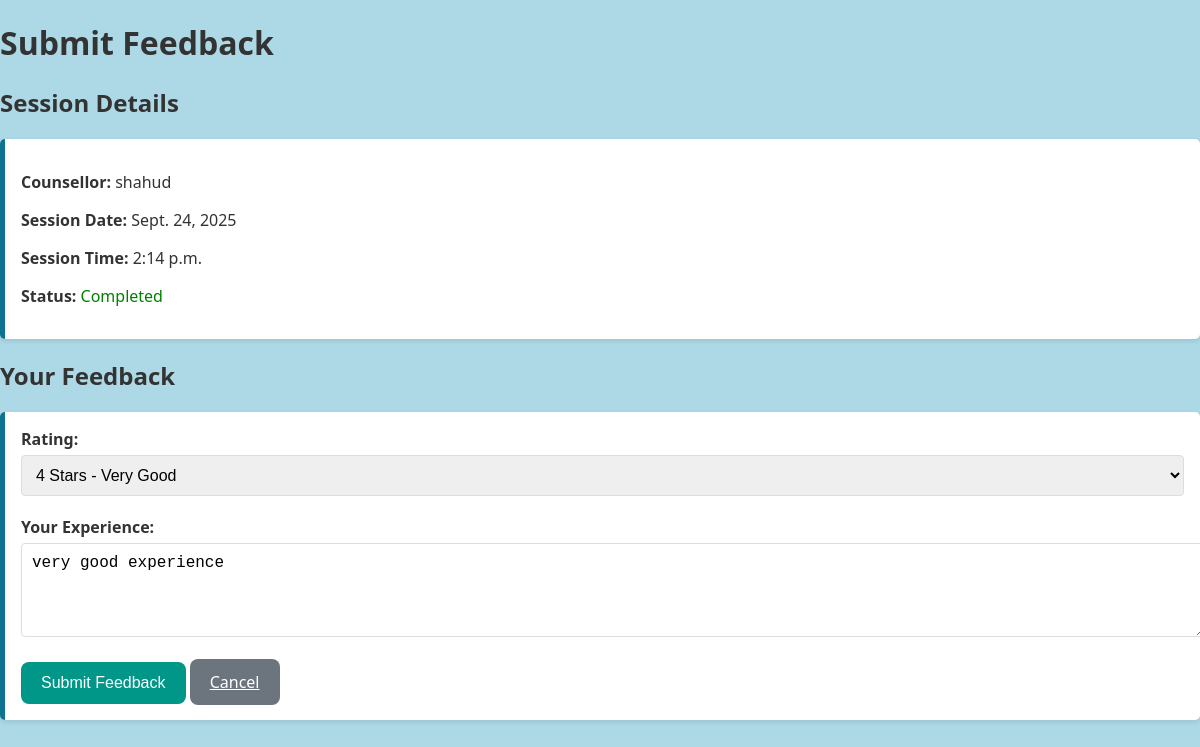
Screenshot of /submit_feedback/19/ (signed in) with the database file from the repository.
### main/models.py (models this page shows, shortened)
class Booking(models.Model):
    client = models.ForeignKey(Client, on_delete=models.CASCADE)
    counsellor = models.ForeignKey(Counsellor, on_delete=models.CASCADE)
    requested_at = models.DateTimeField(auto_now_add=True)
    status = models.CharField(
        max_length=20,
        choices=[("Pending", "Pending"), ("Approved", "Approved"), ("Completed", "Completed")],
        default="Pending"
    )
    approved_date = models.DateField(null=True, blank=True)
    approved_time = models.TimeField(null=True, blank=True)
    rating = models.IntegerField(
        choices=[(1, "1 Star"), (2, "2 Stars"), (3, "3 Stars"), (4, "4 Stars"), (5, "5 Stars")],
        null=True, blank=True
    )
    feedback = models.TextField(blank=True, null=True)
    feedback_date = models.DateTimeField(null=True, blank=True)

class Counsellor(models.Model):
    SPECIALIZATION_CHOICES = [
        ('stress_management', 'Stress Management'),
        ('career_guidance', 'Career Guidance'),
        ('mental_health', 'Mental Health Support'),
        ('marriage_relationship', 'Marriage and Relationship'),
        ('addiction', 'Addiction Counselling'),
        ('grief_loss', 'Grief and Loss'),
        ('self_esteem', 'Self-Esteem and Personal Growth'),
        ('family_therapy', 'Family Therapy'),
        ('trauma_ptsd', 'Trauma and PTSD'),
        ('eating_disorders', 'Eating Disorders Support'),
        ('child_adolescent', 'Child and Adolescent'),
        ('anger_management', 'Anger Management'),
        ('mindfulness', 'Mindfulness and Meditation'),
        ('financial_stress', 'Financial Stress'),
        ('lgbtq', 'LGBTQ+ Affirmative Therapy'),
    ]
    user = models.OneToOneField(User, on_delete=models.CASCADE, null=True, blank=True)
    qualification = models.CharField(max_length=255, blank=True, null=True)
    age = models.IntegerField(null=True, blank=True)
    experience = models.IntegerField(null=True, blank=True)
    specialization = models.CharField(max_length=255, choices=SPECIALIZATION_CHOICES, blank=True)
    description = models.TextField(blank=True, null=True)

class User(AbstractUser):
    is_client = models.BooleanField(default=False)
    is_counsellor = models.BooleanField(default=False)

### main/views.py (the view)
# urls.py: path('submit_feedback/<int:booking_id>/', views.submit_feedback, name='submit_feedback'),
@login_required
def submit_feedback(request, booking_id):
    booking = get_object_or_404(Booking, id=booking_id, client=request.user.client)
    if booking.status != "Completed" and booking.feedback is not None:
        messages.error(request, "Feedback can only be submitted for completed sessions without existing feedback.")
        return redirect('client_dashboard')
    if request.method == "POST":
        form = FeedbackForm(request.POST, instance=booking)
        if form.is_valid():
            feedback_instance = form.save(commit=False)
            feedback_instance.feedback_date = timezone.now()
            feedback_instance.save()
            messages.success(request, "Thank you for your feedback!")
            return redirect('client_dashboard')
    else:
        form = FeedbackForm(instance=booking)
    return render(request, 'submit_feedback.html', {'form': form, 'booking': booking})

### main/forms.py
class FeedbackForm(forms.ModelForm):
    class Meta:
        model = Booking
        fields = ['rating', 'feedback']
    def __init__(self, *args, **kwargs):
        super().__init__(*args, **kwargs)
        self.fields['rating'].widget = forms.Select(choices=[
            ('', 'Select Rating'),
            (1, '1 Star - Poor'),
            (2, '2 Stars - Fair'),
            (3, '3 Stars - Good'),
            (4, '4 Stars - Very Good'),
            (5, '5 Stars - Excellent')
        ])
        self.fields['feedback'].widget = forms.Textarea(attrs={
            'rows': 4,
            'placeholder': 'Please share your experience with this counselling session...'
        })

### main/templates/submit_feedback.html (shortened to what this page needs)
{% load static %}
<!DOCTYPE html>
<html lang="en">
<head>
    <link rel="stylesheet" href="{% static 'feedback.css' %}">
</head>
<body>
    <div class="container">
        <h1>Submit Feedback</h1>
        <div class="profile-section">
            <h2>Session Details</h2>
            <div class="profile-box">
                <p><strong>Counsellor:</strong> {{ booking.counsellor.user.username }}</p>
                <p><strong>Session Date:</strong> {{ booking.approved_date }}</p>
                <p><strong>Session Time:</strong> {{ booking.approved_time }}</p>
                <p><strong>Status:</strong> <span style="color: green;">{{ booking.get_status_display }}</span></p>
            </div>
        </div>
        <div>
            <h2>Your Feedback</h2>
            <div class="profile-box">
                <form method="POST">
                    <div class="form-group">
                        <label for="{{ form.rating.id_for_label }}">Rating:</label>
                        {{ form.rating }}
                    </div>
                    <div class="form-group">
                        <label for="{{ form.feedback.id_for_label }}">Your Experience:</label>
                        {{ form.feedback }}
                    </div>
                    <button type="submit" class="btn">Submit Feedback</button>
                    <a href="{% url 'client_dashboard' %}" class="btn" style="background-color: #6c757d;">Cancel</a>
                </form>
            </div>
        </div>
    </div>
</body>
</html>

### main/static/feedback.css (style rules this page uses)
.form-group { margin-bottom: 20px; }
.form-group label { display: block; margin-bottom: 5px; font-weight: bold; }
.form-group input, .form-group select, .form-group textarea { width: 100%; padding: 10px; border: 1px solid #ddd; border-radius: 4px; font-size: 16px; }
.btn { background-color: #009688; color: white; padding: 12px 20px; border: none; border-radius: 8px; cursor: pointer; font-size: 16px; transition: 0.3s; }
body { margin: 0; font-family: 'Segoe UI', Tahoma, Geneva, Verdana, sans-serif; background: lightblue; color: #333; align-items:center; }
.profile-box { background: white; padding: 1rem; border-left: 5px solid #0e7390; box-shadow: 0 2px 5px rgba(0, 0, 0, 0.1); margin-top: 0.5rem; border-radius: 5px; }

### rows the page displays
Booking: counsellor.user.username "shahud", approved_date "Sept. 24, 2025", approved_time "2:14 p.m.", status "Completed", rating "4 Stars - Very Good", feedback "very good experience"
